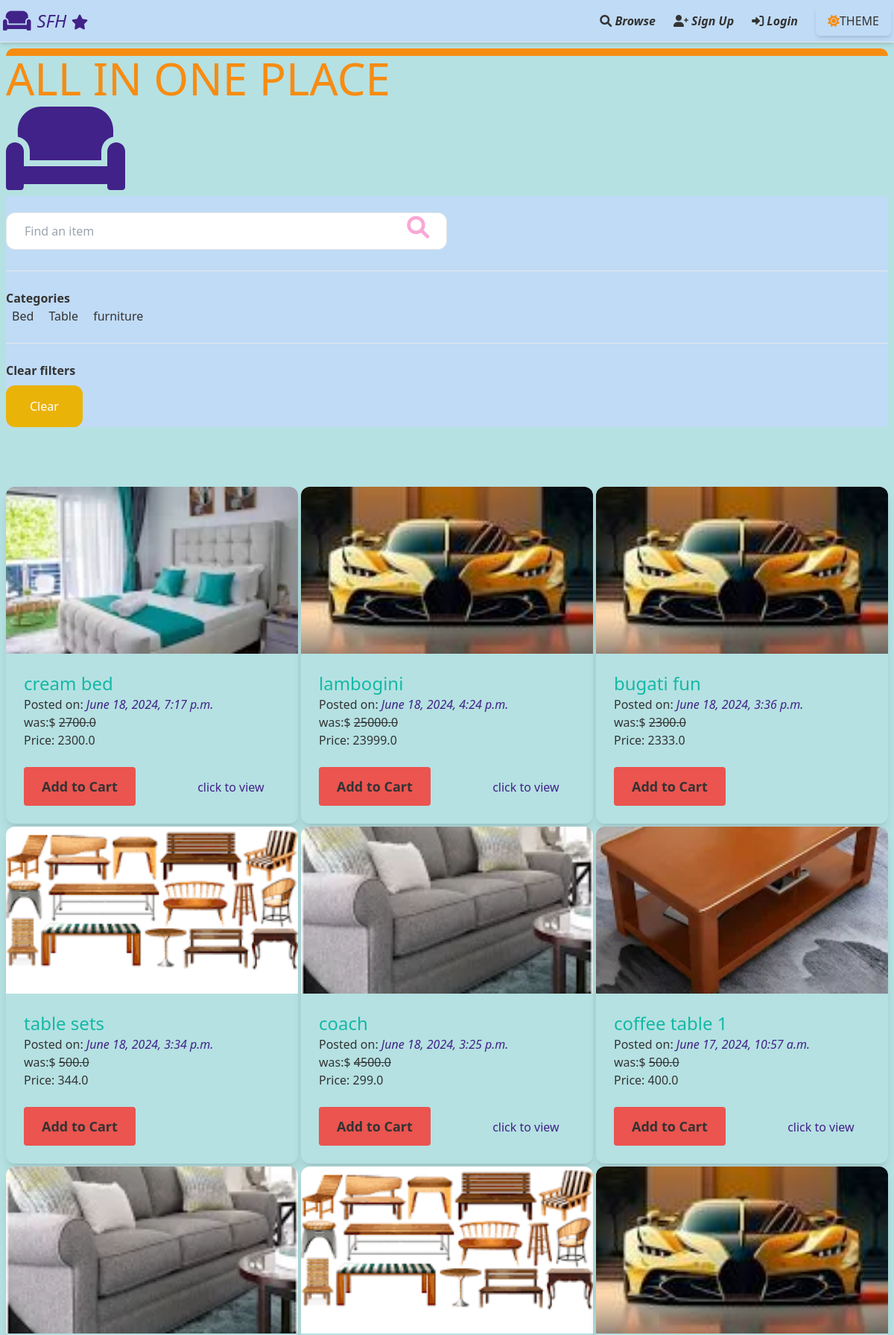
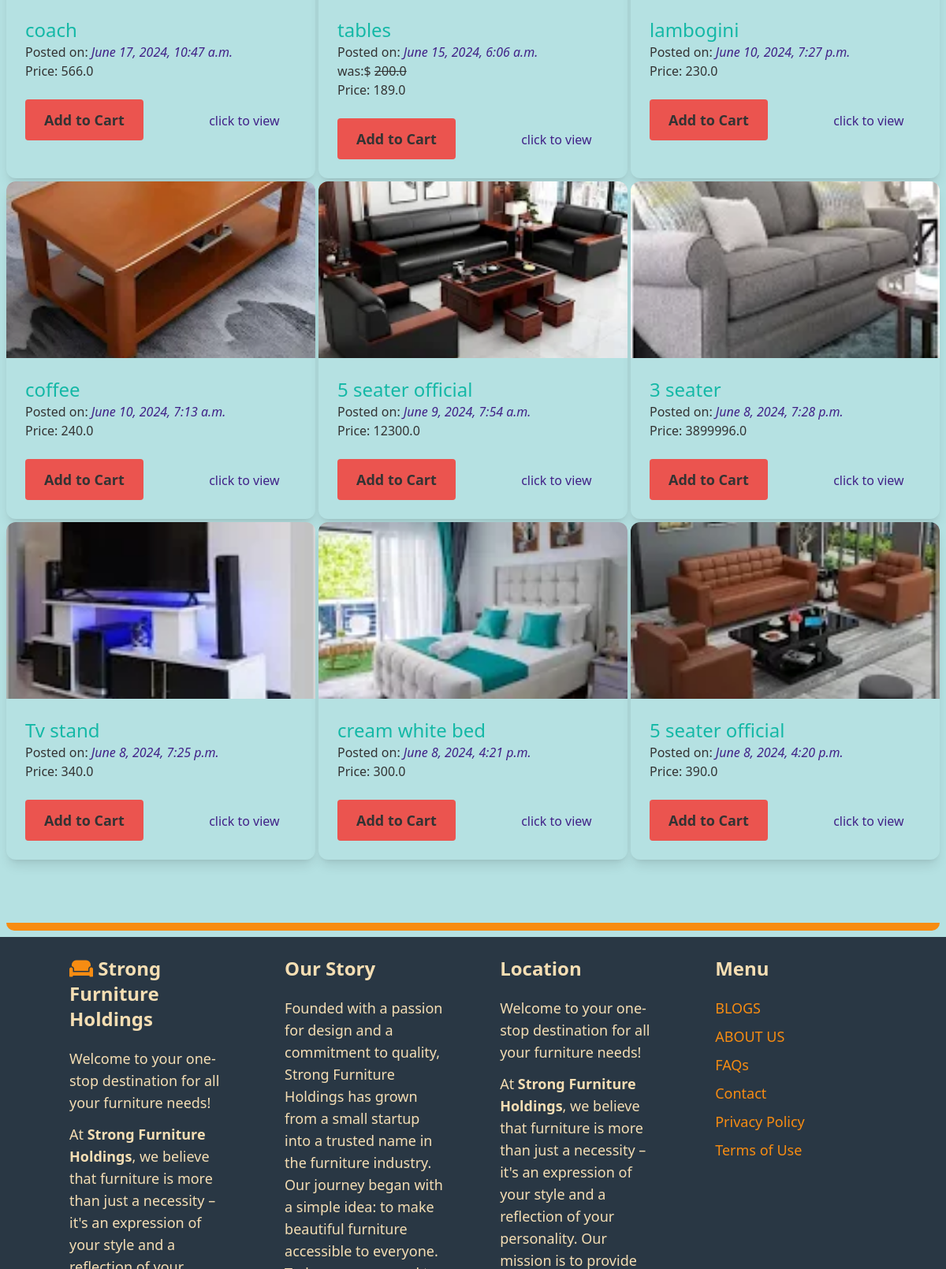
The app's page /items/ (upper part) with its own data (2 pictures, top to bottom).
### item/models.py (models this page shows, shortened)
class Cartegory(models.Model):
    name = models.CharField(max_length=255)
    class Meta:
        ordering= ('name',)
        verbose_name_plural ='Cartegories'

class Item(models.Model):
    Cartegory=models.ForeignKey(Cartegory, related_name='items', on_delete=models.CASCADE)
    name=models.CharField(max_length=255)
    description=models.TextField(blank=True, null=True)
    was= models.FloatField(blank=True, null=True)
    price= models.FloatField()
    image= models.ImageField(upload_to= 'items_images',blank=True, null=True)
    is_sold = models.BooleanField(default=False)
    created_by = models.ForeignKey(User,related_name= 'items', on_delete=models.CASCADE)
    created_at= models.DateTimeField(auto_now_add=True)

### item/views.py (the view)
# urls.py: path('', views.items, name='items'),
def items(request):
    query= request.GET.get('query', '')
    cartegories=Cartegory.objects.all()
    cartegory_id = request.GET.get('Cartegory', 0)
    items =Item.objects.filter(is_sold=False).order_by('-created_at')
    if cartegory_id:
        items=items.filter(Cartegory_id=cartegory_id)
    if query:
        items=items.filter(Q(name__icontains=query) | Q(description__icontains=query))
    return render(request, 'item/items.html', {
        'items':items,
        'query': query,
        'cartegories': cartegories,
        'cartegory_id ': int(cartegory_id) ,
    })

### item/templates/item/items.html (shortened to what this page needs)
{% extends "core/base.html" %}
{% block content %}
<div  class="roundedb">
 <div  class=" gap-1 " >
    <div class="searchs ">
        <h1 class="text-6xl blued">ALL IN ONE PLACE</h1>
        <h2>
            <i class="fa fa-couch text-9xl blue"></i>
        </h2>
    </div>
    <div  class=" search">
       <form  method="get" action="{% url "item:items" %}">
           <input  name="query" class="w-1/2 py-3 px-6 border index rounded-xl" type="text" value="{{query}}" placeholder="Find an item">
                 <button class="mt-2 py-4 px-8 bg-transparent text-white rounded-xl " ><i style="margin-left: -150px;" class="fa fa-search text-3xl text-pink-300"></i></button>
       </form>
       <hr class="my-6" >
       <span class=" font-semibold">Categories</span>
       <ul>
        {% for cartegory in cartegories %}
        <span class="py-2 px-2 roundend-xl {% if cartegory.id == cartegory_id %} bg-tael-500 {% endif %}" data-id="{{ cartegory.id }}">
            <a href="{% url "item:items" %}?query={{ query }}&Cartegory={{ cartegory.id }}">{{ cartegory.name }}</a>
        </span>
        {% endfor %}
       </ul>
       <hr class="my-6">
        <p class="font-semibold">Clear filters</p>
        <ul>
            <li><a href="{% url "item:items" %}" class="mt-2 inline-block py-4 px-8 bg-yellow-500 rounded-xl text-white">Clear</a></li>
        </ul>
    </div>
     <div class="col-span-3">
        <div class="grid grid-cols-1 md:grid-cols-2 lg:grid-cols-3 gap-1 my-20">
            {% for item in items %}
            <div class="productbg rounded-xl shadow-lg overflow-hidden transform transition-all hover:scale-105 hover:shadow-2xl">
                <a href="{% url "item:detail" item.id %}">
                    <img src="{{ item.image.url }}" alt="{{ item.name }}" class="w-full h-56 object-cover">
                    <div class="p-6">
                        <h2 class="text-2xl text-teal-500">{{ item.name }}</h2>
                        <span>Posted on:  <i class="text-1xl blue">{{ item.created_at }}</i></span>
                        <div style="display: block; " >{% if item.was %}<div>was:$ <span style="text-decoration: line-through;">{{ item.was }}</span></div>{% endif %}<div>Price: {{ item.price }}</div></div>
                        <a href="{% url 'dashboard:add_to_cart' item.id %}" class="inline-block cart text-lg font-semibold mt-6 px-6  px-4 py-3 rounded hover:bg-green-700">Add to Cart</a>
                        {% if item.description %}
                        <a style=" margin-left: 23%;" class="blue" href="{% url 'item:detail' item.id %}">click to view</a>
                         {% endif %}
                    </div>
                </a>
            </div>
            {% endfor %}
        </div>
     </div>
 </div>
</div>
{% endblock  %}

### core/templates/core/base.html (style rules this page uses)
.light { --bg-color:rgb(181, 225, 226); --text-color: #333333; --nav-bg-color: #c0dbf5; --footer-bg-color: #293744; --index-bg-color: #1a7cdf; --index-text-color: #da4040; --a-text-color: #1a7cdf; --blue-color: rgb(65, 34, 136); --cart-color: rgb(235, 84, 79); --productbg-color: rgb(181, 225, 226); --searchb-color: rgb(218, 178, 241); --blued-color: #f78c12; --green-color:rgb(178, 243, 178); }
.search { background-color: var(--nav-bg-color); width: 100%; }
.blue { color: var(--blue-color); }
.blued { color: var(--blued-color); }
.cart { background-color: var(--cart-color); }
.productbg { background-color: var(--productbg-color); }
body { background-color: var(--bg-color); color: var(--text-color); }
a { color:var(--a-text-color) ; }
.roundedb { border-top: 10px solid var(--blued-color); border-bottom: 10px solid var(--blued-color); border-radius: 10px; }

### records on screen
Cartegory: name "Bed"
Cartegory: name "Table"
Cartegory: name "furniture"
Item: image (picture), name "cream bed", created_at "June 18, 2024, 7:17 p.m.", was "2700.0", price "2300.0", description "click to view"
Item: image (picture), name "lambogini", created_at "June 18, 2024, 4:24 p.m.", was "25000.0", price "23999.0", description "click to view"
Item: image (picture), name "bugati fun", created_at "June 18, 2024, 3:36 p.m.", was "2300.0", price "2333.0"
Item: image (picture), name "table sets", created_at "June 18, 2024, 3:34 p.m.", was "500.0", price "344.0"
Item: image (picture), name "coach", created_at "June 18, 2024, 3:25 p.m.", was "4500.0", price "299.0", description "click to view"
Item: image (picture), name "coffee table 1", created_at "June 17, 2024, 10:57 a.m.", was "500.0", price "400.0", shows "click to view"
Item: image (picture), name "coach", created_at "June 17, 2024, 10:47 a.m.", price "566.0", shows "click to view"
Item: image (picture), name "tables", created_at "June 15, 2024, 6:06 a.m.", was "200.0", price "189.0", shows "click to view"
Item: image (picture), name "lambogini", created_at "June 10, 2024, 7:27 p.m.", price "230.0", description "click to view"
Item: image (picture), name "coffee", created_at "June 10, 2024, 7:13 a.m.", price "240.0", shows "click to view"
Item: image (picture), name "5 seater official", created_at "June 9, 2024, 7:54 a.m.", price "12300.0", shows "click to view"
Item: image (picture), name "3 seater", created_at "June 8, 2024, 7:28 p.m.", price "3899996.0", description "click to view"
Item: image (picture), name "Tv stand", created_at "June 8, 2024, 7:25 p.m.", price "340.0", shows "click to view"
Item: image (picture), name "cream white bed", created_at "June 8, 2024, 4:21 p.m.", price "300.0", description "click to view"
Item: image (picture), name "5 seater official", created_at "June 8, 2024, 4:20 p.m.", price "390.0", shows "click to view"
